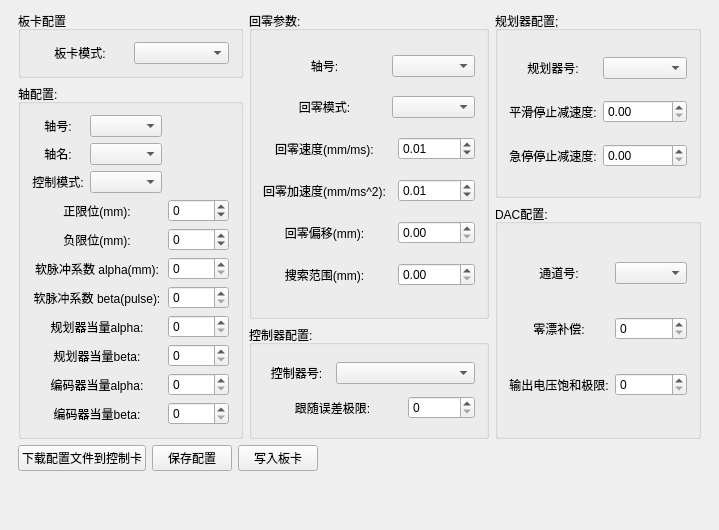
<?xml version="1.0" encoding="UTF-8"?>
<ui version="4.0">
 <class>CGtsSettingWidgetClass</class>
 <widget class="QWidget" name="CGtsSettingWidgetClass">
  <property name="geometry">
   <rect>
    <x>0</x>
    <y>0</y>
    <width>719</width>
    <height>530</height>
   </rect>
  </property>
  <property name="windowTitle">
   <string>CGtsSettingWidget</string>
  </property>
  <layout class="QGridLayout" name="gridLayout_8">
   <item row="0" column="1">
    <layout class="QGridLayout" name="gridLayout_7">
     <item row="0" column="0">
      <widget class="QGroupBox" name="groupBox_5">
       <property name="title">
        <string>板卡配置</string>
       </property>
       <layout class="QGridLayout" name="gridLayout_3">
        <item row="0" column="0">
         <widget class="QLabel" name="label_gtsMode">
          <property name="text">
           <string>板卡模式:</string>
          </property>
          <property name="alignment">
           <set>Qt::AlignCenter</set>
          </property>
         </widget>
        </item>
        <item row="0" column="1">
         <widget class="QComboBox" name="comboBox_gtsMode"/>
        </item>
       </layout>
      </widget>
     </item>
     <item row="0" column="1" rowspan="3">
      <widget class="QGroupBox" name="groupBox_2">
       <property name="title">
        <string>回零参数:</string>
       </property>
       <layout class="QGridLayout" name="gridLayout_2">
        <item row="1" column="1" colspan="2">
         <widget class="QComboBox" name="comboBox_homeMode"/>
        </item>
        <item row="1" column="0">
         <widget class="QLabel" name="label_homeMode">
          <property name="text">
           <string>回零模式:</string>
          </property>
          <property name="alignment">
           <set>Qt::AlignCenter</set>
          </property>
         </widget>
        </item>
        <item row="0" column="0">
         <widget class="QLabel" name="label_HomeAxisId">
          <property name="text">
           <string>轴号:</string>
          </property>
          <property name="alignment">
           <set>Qt::AlignCenter</set>
          </property>
         </widget>
        </item>
        <item row="3" column="2">
         <widget class="QDoubleSpinBox" name="doubleSpinBox_homeAcc">
          <property name="maximum">
           <double>99999.000000000000000</double>
          </property>
          <property name="singleStep">
           <double>0.010000000000000</double>
          </property>
          <property name="value">
           <double>0.010000000000000</double>
          </property>
         </widget>
        </item>
        <item row="0" column="1" colspan="2">
         <widget class="QComboBox" name="comboBox_axisIdHomeConfig"/>
        </item>
        <item row="5" column="2">
         <widget class="QDoubleSpinBox" name="doubleSpinBox_homeRange">
          <property name="maximum">
           <double>99999.000000000000000</double>
          </property>
         </widget>
        </item>
        <item row="5" column="0">
         <widget class="QLabel" name="label_homeRange">
          <property name="text">
           <string>搜索范围(mm):</string>
          </property>
          <property name="alignment">
           <set>Qt::AlignCenter</set>
          </property>
         </widget>
        </item>
        <item row="2" column="0">
         <widget class="QLabel" name="label_homeVel">
          <property name="text">
           <string>回零速度(mm/ms):</string>
          </property>
          <property name="alignment">
           <set>Qt::AlignCenter</set>
          </property>
         </widget>
        </item>
        <item row="3" column="0">
         <widget class="QLabel" name="label_homeAcc">
          <property name="text">
           <string>回零加速度(mm/ms^2):</string>
          </property>
          <property name="alignment">
           <set>Qt::AlignCenter</set>
          </property>
         </widget>
        </item>
        <item row="4" column="0">
         <widget class="QLabel" name="label_homeOffset">
          <property name="text">
           <string>回零偏移(mm):</string>
          </property>
          <property name="alignment">
           <set>Qt::AlignCenter</set>
          </property>
         </widget>
        </item>
        <item row="4" column="2">
         <widget class="QDoubleSpinBox" name="doubleSpinBox_homeOffset">
          <property name="maximum">
           <double>99999.000000000000000</double>
          </property>
         </widget>
        </item>
        <item row="2" column="2">
         <widget class="QDoubleSpinBox" name="doubleSpinBox_homeVel">
          <property name="maximum">
           <double>99999.000000000000000</double>
          </property>
          <property name="singleStep">
           <double>0.010000000000000</double>
          </property>
          <property name="value">
           <double>0.010000000000000</double>
          </property>
         </widget>
        </item>
       </layout>
      </widget>
     </item>
     <item row="0" column="2" rowspan="2">
      <widget class="QGroupBox" name="groupBox_6">
       <property name="title">
        <string>规划器配置;</string>
       </property>
       <layout class="QGridLayout" name="gridLayout_6">
        <item row="0" column="0">
         <widget class="QLabel" name="label_profileId">
          <property name="text">
           <string>规划器号:</string>
          </property>
          <property name="alignment">
           <set>Qt::AlignCenter</set>
          </property>
         </widget>
        </item>
        <item row="0" column="1">
         <widget class="QComboBox" name="comboBox_profileId"/>
        </item>
        <item row="1" column="0">
         <widget class="QLabel" name="label_smoothStopDec">
          <property name="text">
           <string>平滑停止减速度:</string>
          </property>
          <property name="alignment">
           <set>Qt::AlignCenter</set>
          </property>
         </widget>
        </item>
        <item row="1" column="1">
         <widget class="QDoubleSpinBox" name="doubleSpinBox_smoothStopDec"/>
        </item>
        <item row="2" column="0">
         <widget class="QLabel" name="label_smoothStopDec_2">
          <property name="text">
           <string>急停停止减速度:</string>
          </property>
          <property name="alignment">
           <set>Qt::AlignCenter</set>
          </property>
         </widget>
        </item>
        <item row="2" column="1">
         <widget class="QDoubleSpinBox" name="doubleSpinBox_smoothStopDec_2">
          <property name="maximum">
           <double>99999.000000000000000</double>
          </property>
         </widget>
        </item>
       </layout>
      </widget>
     </item>
     <item row="1" column="0" rowspan="3">
      <widget class="QGroupBox" name="groupBox">
       <property name="title">
        <string>轴配置:</string>
       </property>
       <layout class="QGridLayout" name="gridLayout">
        <item row="0" column="0">
         <widget class="QLabel" name="label_axisId">
          <property name="text">
           <string>轴号:</string>
          </property>
          <property name="alignment">
           <set>Qt::AlignCenter</set>
          </property>
         </widget>
        </item>
        <item row="0" column="1">
         <widget class="QComboBox" name="comboBox_axisId"/>
        </item>
        <item row="1" column="0">
         <widget class="QLabel" name="label_axisName">
          <property name="text">
           <string>轴名:</string>
          </property>
          <property name="alignment">
           <set>Qt::AlignCenter</set>
          </property>
         </widget>
        </item>
        <item row="1" column="1">
         <widget class="QComboBox" name="comboBox_axisName"/>
        </item>
        <item row="2" column="0">
         <widget class="QLabel" name="label_controlMode">
          <property name="text">
           <string>控制模式:</string>
          </property>
          <property name="alignment">
           <set>Qt::AlignCenter</set>
          </property>
         </widget>
        </item>
        <item row="2" column="1">
         <widget class="QComboBox" name="comboBox_controlMode"/>
        </item>
        <item row="3" column="0" colspan="2">
         <widget class="QLabel" name="label_pLimit">
          <property name="text">
           <string>正限位(mm):</string>
          </property>
          <property name="alignment">
           <set>Qt::AlignCenter</set>
          </property>
         </widget>
        </item>
        <item row="3" column="2">
         <widget class="QSpinBox" name="spinBox_pLimit">
          <property name="minimum">
           <number>-9999</number>
          </property>
          <property name="maximum">
           <number>9999</number>
          </property>
         </widget>
        </item>
        <item row="4" column="0" colspan="2">
         <widget class="QLabel" name="label_nLimit">
          <property name="text">
           <string>负限位(mm):</string>
          </property>
          <property name="alignment">
           <set>Qt::AlignCenter</set>
          </property>
         </widget>
        </item>
        <item row="4" column="2">
         <widget class="QSpinBox" name="spinBox_nLimit">
          <property name="minimum">
           <number>-9999</number>
          </property>
          <property name="maximum">
           <number>9999</number>
          </property>
         </widget>
        </item>
        <item row="5" column="0" colspan="2">
         <widget class="QLabel" name="label_pluseAlpha">
          <property name="text">
           <string>软脉冲系数 alpha(mm):</string>
          </property>
          <property name="alignment">
           <set>Qt::AlignCenter</set>
          </property>
         </widget>
        </item>
        <item row="5" column="2">
         <widget class="QSpinBox" name="spinBox_pluseAlpha">
          <property name="maximum">
           <number>32767</number>
          </property>
         </widget>
        </item>
        <item row="6" column="0" colspan="2">
         <widget class="QLabel" name="label_pluseBeta">
          <property name="text">
           <string>软脉冲系数 beta(pulse):</string>
          </property>
          <property name="alignment">
           <set>Qt::AlignCenter</set>
          </property>
         </widget>
        </item>
        <item row="6" column="2">
         <widget class="QSpinBox" name="spinBox_pluseBeta">
          <property name="maximum">
           <number>32767</number>
          </property>
         </widget>
        </item>
        <item row="7" column="0" colspan="2">
         <widget class="QLabel" name="label_prfAlpha">
          <property name="text">
           <string>规划器当量alpha:</string>
          </property>
          <property name="alignment">
           <set>Qt::AlignCenter</set>
          </property>
         </widget>
        </item>
        <item row="7" column="2">
         <widget class="QSpinBox" name="spinBox_prfAlpha">
          <property name="maximum">
           <number>32767</number>
          </property>
         </widget>
        </item>
        <item row="8" column="0" colspan="2">
         <widget class="QLabel" name="label_prfBeta">
          <property name="text">
           <string>规划器当量beta:</string>
          </property>
          <property name="alignment">
           <set>Qt::AlignCenter</set>
          </property>
         </widget>
        </item>
        <item row="8" column="2">
         <widget class="QSpinBox" name="spinBox_prfBeta">
          <property name="maximum">
           <number>32767</number>
          </property>
         </widget>
        </item>
        <item row="9" column="0" colspan="2">
         <widget class="QLabel" name="label_encAlpha">
          <property name="text">
           <string>编码器当量alpha:</string>
          </property>
          <property name="alignment">
           <set>Qt::AlignCenter</set>
          </property>
         </widget>
        </item>
        <item row="9" column="2">
         <widget class="QSpinBox" name="spinBox_encAlpha">
          <property name="maximum">
           <number>32767</number>
          </property>
         </widget>
        </item>
        <item row="10" column="0" colspan="2">
         <widget class="QLabel" name="label_encBeta">
          <property name="text">
           <string>编码器当量beta:</string>
          </property>
          <property name="alignment">
           <set>Qt::AlignCenter</set>
          </property>
         </widget>
        </item>
        <item row="10" column="2">
         <widget class="QSpinBox" name="spinBox_encBeta">
          <property name="maximum">
           <number>32767</number>
          </property>
         </widget>
        </item>
       </layout>
      </widget>
     </item>
     <item row="2" column="2" rowspan="2">
      <widget class="QGroupBox" name="groupBox_3">
       <property name="title">
        <string>DAC配置:</string>
       </property>
       <layout class="QGridLayout" name="gridLayout_5">
        <item row="0" column="0">
         <widget class="QLabel" name="label_dacId">
          <property name="text">
           <string>通道号:</string>
          </property>
          <property name="alignment">
           <set>Qt::AlignCenter</set>
          </property>
         </widget>
        </item>
        <item row="0" column="1">
         <widget class="QComboBox" name="comboBox_dacId"/>
        </item>
        <item row="1" column="0">
         <widget class="QLabel" name="label_zeroOffsetCompensation">
          <property name="text">
           <string>零漂补偿:</string>
          </property>
          <property name="alignment">
           <set>Qt::AlignCenter</set>
          </property>
         </widget>
        </item>
        <item row="1" column="1">
         <widget class="QSpinBox" name="spinBox_zeroOffsetCompensation">
          <property name="maximum">
           <number>32767</number>
          </property>
         </widget>
        </item>
        <item row="2" column="0">
         <widget class="QLabel" name="label_outputVoltageSaturationLimit">
          <property name="text">
           <string>输出电压饱和极限:</string>
          </property>
          <property name="alignment">
           <set>Qt::AlignCenter</set>
          </property>
         </widget>
        </item>
        <item row="2" column="1">
         <widget class="QSpinBox" name="spinBox_outputVoltageSaturationLimit">
          <property name="maximum">
           <number>32767</number>
          </property>
         </widget>
        </item>
       </layout>
      </widget>
     </item>
     <item row="3" column="1">
      <widget class="QGroupBox" name="groupBox_4">
       <property name="title">
        <string>控制器配置:</string>
       </property>
       <layout class="QGridLayout" name="gridLayout_4">
        <item row="0" column="0">
         <widget class="QLabel" name="label_controlId">
          <property name="text">
           <string>控制器号:</string>
          </property>
          <property name="alignment">
           <set>Qt::AlignCenter</set>
          </property>
         </widget>
        </item>
        <item row="0" column="1" colspan="2">
         <widget class="QComboBox" name="comboBox_controlId"/>
        </item>
        <item row="1" column="0" colspan="2">
         <widget class="QLabel" name="label_followingErrorLimit">
          <property name="text">
           <string>跟随误差极限:</string>
          </property>
          <property name="alignment">
           <set>Qt::AlignCenter</set>
          </property>
         </widget>
        </item>
        <item row="1" column="2">
         <widget class="QSpinBox" name="spinBox_followingErrorLimit">
          <property name="maximum">
           <number>32767</number>
          </property>
         </widget>
        </item>
       </layout>
      </widget>
     </item>
    </layout>
   </item>
   <item row="1" column="1">
    <layout class="QHBoxLayout" name="horizontalLayout_2">
     <item>
      <widget class="QPushButton" name="pushButton_loadToBoard">
       <property name="sizePolicy">
        <sizepolicy hsizetype="Minimum" vsizetype="Preferred">
         <horstretch>0</horstretch>
         <verstretch>0</verstretch>
        </sizepolicy>
       </property>
       <property name="text">
        <string>下载配置文件到控制卡</string>
       </property>
      </widget>
     </item>
     <item>
      <widget class="QPushButton" name="pushButton_save">
       <property name="sizePolicy">
        <sizepolicy hsizetype="Minimum" vsizetype="Preferred">
         <horstretch>0</horstretch>
         <verstretch>0</verstretch>
        </sizepolicy>
       </property>
       <property name="text">
        <string>保存配置</string>
       </property>
      </widget>
     </item>
     <item>
      <widget class="QPushButton" name="pushButton_applyToBoard">
       <property name="sizePolicy">
        <sizepolicy hsizetype="Minimum" vsizetype="Preferred">
         <horstretch>0</horstretch>
         <verstretch>0</verstretch>
        </sizepolicy>
       </property>
       <property name="text">
        <string>写入板卡</string>
       </property>
      </widget>
     </item>
     <item>
      <spacer name="horizontalSpacer">
       <property name="orientation">
        <enum>Qt::Horizontal</enum>
       </property>
       <property name="sizeHint" stdset="0">
        <size>
         <width>40</width>
         <height>20</height>
        </size>
       </property>
      </spacer>
     </item>
    </layout>
   </item>
   <item row="0" column="0">
    <spacer name="horizontalSpacer_2">
     <property name="orientation">
      <enum>Qt::Horizontal</enum>
     </property>
     <property name="sizeHint" stdset="0">
      <size>
       <width>40</width>
       <height>20</height>
      </size>
     </property>
    </spacer>
   </item>
   <item row="2" column="1">
    <spacer name="verticalSpacer">
     <property name="orientation">
      <enum>Qt::Vertical</enum>
     </property>
     <property name="sizeHint" stdset="0">
      <size>
       <width>20</width>
       <height>40</height>
      </size>
     </property>
    </spacer>
   </item>
   <item row="0" column="2">
    <spacer name="horizontalSpacer_3">
     <property name="orientation">
      <enum>Qt::Horizontal</enum>
     </property>
     <property name="sizeHint" stdset="0">
      <size>
       <width>40</width>
       <height>20</height>
      </size>
     </property>
    </spacer>
   </item>
  </layout>
 </widget>
 <layoutdefault spacing="6" margin="11"/>
 <resources/>
 <connections/>
</ui>
